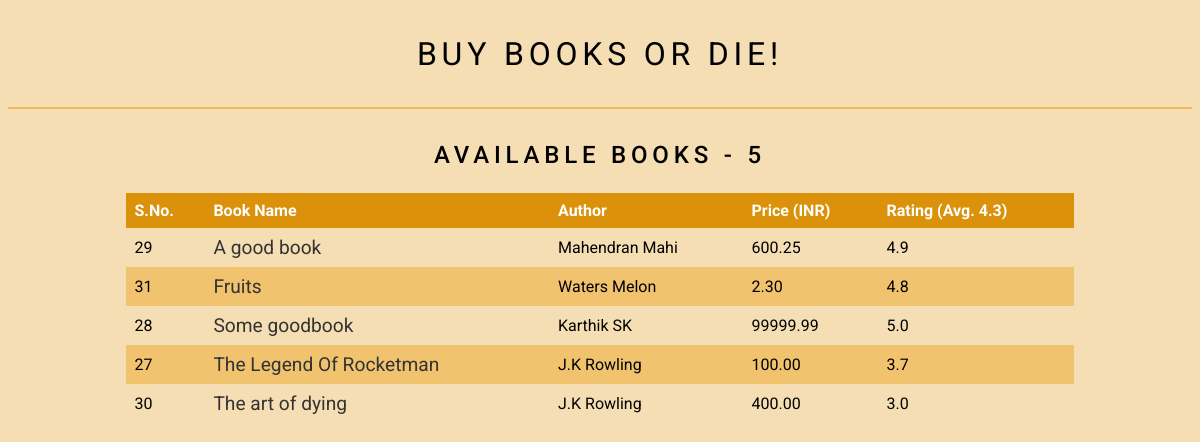
The page / on the database its author committed.
### book_outlet/models.py (models this page shows, shortened)
class Books(models.Model):
    bookName = models.CharField(max_length=70)
    author = models.ForeignKey(Author, on_delete=models.CASCADE, null=True, related_name="AuthoredBooks") # One to many relation
    price = models.DecimalField(max_digits=7, decimal_places=2) # Max value -> 99999.99
    rating = models.DecimalField(max_digits=2, decimal_places=1, default=0,
                                validators=[
                                    MinValueValidator(0),
                                    MaxValueValidator(5),
                                    ])
    slugField = models.SlugField(default="", null=False, db_index=True, blank=True) # harry-potter-1
    """ blank is set to  True, so that he admin panel, slug field can be left empty (which will be automatically generated in the save process).
    Editable is set to False, to make it not appear in admin panel.
    Enable index to make searches faster """
    publishedCountry = models.ManyToManyField(Country, related_name="countiesPublished")
    """ """
    def get_absolute_url(self):
        return reverse("book_details_page", args=[self.slugField])
    def save(self, *args, **kwargs):
        print("Saving book")
        super().save(*args, **kwargs)
        self.updateBookCount(self.author)
    """
        def save(self, *args, **kwargs):
        self.slugField = slugify(self.bookName)
        super().save(*args, **kwargs) # Django's build in save method is called.
    """
    class Meta:
        verbose_name_plural = "Books"

class Author(models.Model):
    firstName = models.CharField(max_length=30)
    lastName = models.CharField(max_length=30)
    bookCount = models.IntegerField(default=0, verbose_name="Book Count")
    address = models.OneToOneField(Address, on_delete=models.CASCADE, null=True)
    def __str__(self):
        authorName = f"{self.firstName} {self.lastName}"
        return authorName
    """
    Access values in Books model by:
    >>> jkr = Author.objects.get(firstName="J.K")
    >>> jkr.books_set.all() # Syntax: jkr.[Modal name]_set.all()
        <QuerySet [<Books: The Legend Of Rocketman>, <Books: The art of dying>]>
    [Modal name] can be custom defined using the parameter 'related_name' as below in the related model.
    >>> jkr.AuthoredBooks.all() # No need to include '_set' for custom related_name
    All other methods can also be used on the above
    >>> jkr.AuthoredBooks.get(bookName__icontains = "hagrid")
    """

### book_outlet/views.py (the view)
# urls.py: path("", views.index, name="landing_page"),
def index(request):
    allBooks = Books.objects.all().order_by("bookName") # order_by("-bookName") for descending order
    totalBooks = allBooks.count()
    avgRatingDict = allBooks.aggregate(Avg("rating"))
    averageRating = avgRatingDict["rating__avg"]
    if(averageRating == None):
        averageRating = 0
    """
    The aggregate returns a dictionary of values, since it can perform multiple operations.
    The value of the key "rating__avg" contains the value we need.
    """
    averageRatingFormatted = f"{averageRating: .1f}"
    context = {
        "allBooks": allBooks,
        "totalBooks": totalBooks,
        "averageRating": averageRatingFormatted,
        }
    return render(request, "book_outlet/index.html", context)

### book_outlet/templates/book_outlet/index.html
{% extends 'base.html' %}
{% load static %}
{% block css %}
    <link rel="stylesheet" href="{% static 'book_outlet/css/index.css' %}">
{% endblock %}
{% block body %}
    <section class="main-container">
        <article class="title">
            <h3>Available Books - {{totalBooks}}</h3>
        </article>
        <article class="book-list">
            <table class="book-table">
                <tr class="table-row header-row">
                    <th class="first-col">S.No.</th>
                    <th>Book Name</th>
                    <th>Author</th>
                    <th>Price (INR)</th>
                    <th>Rating (Avg. {{averageRating}})</th>
                </tr>
                {% for currentBook in allBooks %}
                    <tr class="table-row">
                        <td class="first-col">{{currentBook.id}}</td>
                        <td><a href="{{currentBook.get_absolute_url}}">{{currentBook.bookName}}</a></td>
                        <td>{{currentBook.author}}</td>
                        <td>{{currentBook.price}}</td>
                        <td>{{currentBook.rating}}</td>
                    </tr>
                {% endfor %}
            </table>
        </article>
    </section>
{% endblock %}

### templates/base.html (shortened to what this page needs)
{% load static %}
<!DOCTYPE html>
<html lang="en">
<head>
    <link rel="stylesheet" href="{% static 'css/base.css' %}">
    {% block css %}
    {% endblock %}
</head>
<body>
    <header class="header">
        <h2>Buy Books Or Die!</h2>
        <hr>
    </header>
    {% block body %}
    {% endblock %}
</body>
</html>

### static/css/base.css (style rules this page uses)
html { height:100vh; border: 0; margin: 0; }
body { font-family: 'Roboto', sans-serif; background: wheat; }
header { display: flex; flex-direction: column; justify-content: center; align-items: center; }
h2 { font-weight: 400; font-size: 2rem; letter-spacing: 0.3rem; text-transform: uppercase; }
hr { border: 0; width: 100%; height: 0.1rem; background: rgba(235, 154, 5, 0.5); }
a { color: #333; text-decoration: none; font-size: 1.2rem; }

### book_outlet/static/book_outlet/css/index.css (style rules this page uses)
.main-container { display: flex; flex-direction: column; align-items: center; }
.title h3 { font-weight: 500; font-size: 1.5rem; letter-spacing: 0.3rem; text-transform: uppercase; }
.book-list { width: 80%; display: flex; flex-direction: column; align-items: center; }
.book-table { width: 100%; text-align: left; border-spacing: 0; }
.book-table th, .book-table td { padding: 0.5rem; }
.book-table tr:nth-child(odd) { background: rgba(235, 154, 5, 0.4); }
.book-table tr:first-child { background: black; background: rgb(219, 146, 10); color: white; }

### rows shown on the page
Books: id "29", bookName "A good book", author "Mahendran Mahi", price "600.25", rating "4.9"
Books: id "31", bookName "Fruits", author "Waters Melon", price "2.30", rating "4.8"
Books: id "28", bookName "Some goodbook", author "Karthik SK", price "99999.99", rating "5.0"
Books: id "27", bookName "The Legend Of Rocketman", author "J.K Rowling", price "100.00", rating "3.7"
Books: id "30", bookName "The art of dying", author "J.K Rowling", price "400.00", rating "3.0"

### other values the page prints
{{ totalBooks }} "5"
{{ averageRating }} "4.3"
